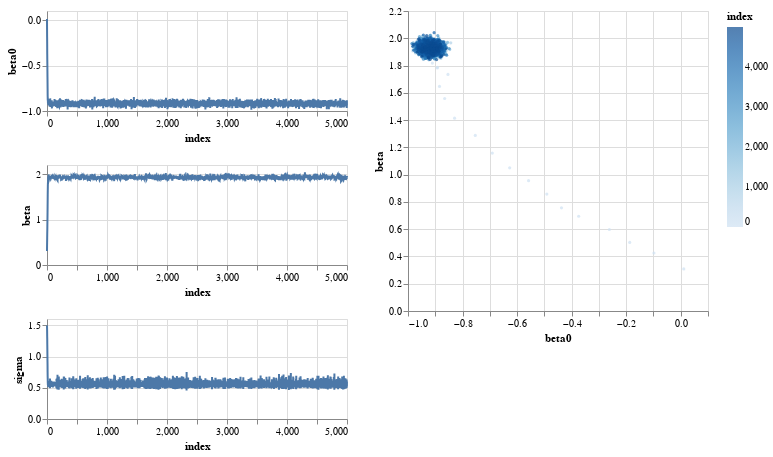

Notebook cell for this chart:
### Markdown cell above
## Implementation of the SGLD algorithm
The implementation of SGD algorithm requires us the calculate the gradient of the likelihood function. 
That is something deep learning frameworks are very good at.
On the other hand, the SGLD algorithm will always accept the proposed parameters, making the optimization algorithm much simpler than the previous metropolis algorithm (at the risk of being a bad approximation to the posterior).
For this implementation, note that we do not subsample the data, as we only have 30 anyways.

### Code cell
from torch.optim.optimizer import Optimizer
class TrainOptimizerSGLD(Optimizer):
    def __init__(self, net, alpha=1e-4):
        super(TrainOptimizerSGLD, self).__init__(net.parameters(), {})
        self.net = net
        self.alpha = alpha
    
    def step(self, batch, batch_size=1, num_data=1):
        self.zero_grad()
        weight = num_data/batch_size
        loss = -self.net.loglik(batch)*weight - self.net.logprior()
        loss.backward()
        
        with torch.no_grad():
            for name, par in self.net.named_parameters():
                newpar = (
                    par - 0.5*self.alpha*par.grad 
                    + torch.normal(torch.zeros_like(par), std=self.alpha)
                )
                par.copy_(newpar)
        return loss

    def fit(self, data=None, num_steps=1000):
        # We create one tensor per parameter so that we can keep track of the parameter values over time:
        self.parameter_trace = {key : torch.zeros( (num_steps,) + par.size()) for key, par in self.net.named_parameters()}

        for s in range(num_steps):
            loss = self.step(data)
            for key, val in self.net.named_parameters():
                self.parameter_trace[key][s,] = val.data

model = BayesNet()
trainer = TrainOptimizerSGLD(model, alpha=0.02)
# Train the model (and take the time):
%time trainer.fit(data, num_steps=5000)
plot_parameter_trace(trainer)

### Figure 1 — Vega-Lite specification as saved in the notebook (floating-point values rounded to 4 significant figures; data arrays with more than 128 entries replaced by an {"elided": "..."} marker saying what was removed)
{"config": {"view": {"continuousWidth": 400, "continuousHeight": 300}}, "hconcat": [{"vconcat": [{"mark": "line", "encoding": {"x": {"type": "quantitative", "field": "index"}, "y": {"type": "quantitative", "field": "beta0"}}, "height": 100, "width": 300}, {"data": {"name": "data-541bc07708e9852984d7800f4fb2c705"}, "mark": "line", "encoding": {"x": {"type": "quantitative", "field": "index"}, "y": {"type": "quantitative", "field": "beta"}}, "height": 100, "width": 300}, {"data": {"name": "data-541bc07708e9852984d7800f4fb2c705"}, "mark": "line", "encoding": {"x": {"type": "quantitative", "field": "index"}, "y": {"type": "quantitative", "field": "sigma"}}, "height": 100, "width": 300}], "data": {"name": "data-541bc07708e9852984d7800f4fb2c705"}}, {"data": {"name": "data-541bc07708e9852984d7800f4fb2c705"}, "mark": {"type": "circle", "size": 10}, "encoding": {"color": {"type": "quantitative", "field": "index"}, "x": {"type": "quantitative", "field": "beta0"}, "y": {"type": "quantitative", "field": "beta"}}, "height": 300, "selection": {"selector002": {"type": "interval", "bind": "scales", "encodings": ["x", "y"]}}, "width": 300}], "$schema": "https://vega.github.io/schema/vega-lite/v4.8.1.json", "datasets": {"data-541bc07708e9852984d7800f4fb2c705": {"elided": "5000 records"}}}
